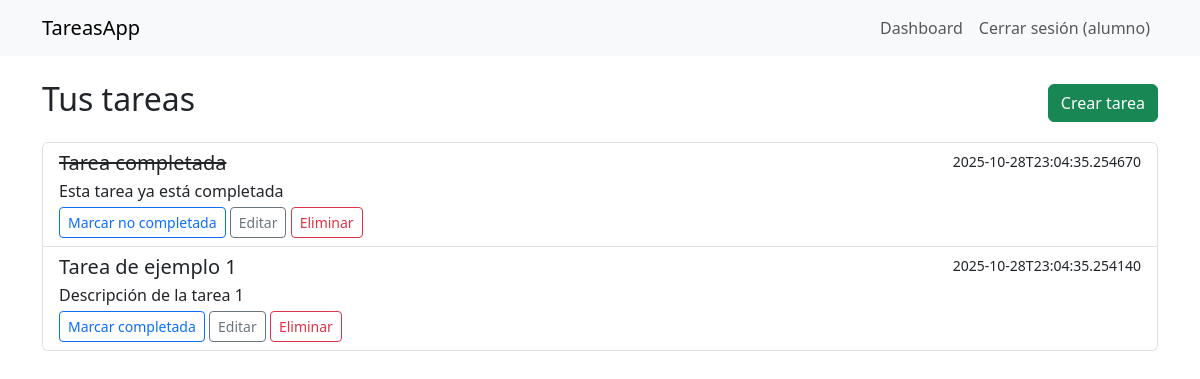
The app's page /dashboard (signed in) with its own data.
### tables this page shows
CREATE TABLE users (
    id INTEGER PRIMARY KEY AUTOINCREMENT,
    username TEXT UNIQUE NOT NULL,
    password_hash TEXT NOT NULL,
    created_at TEXT NOT NULL
);

CREATE TABLE tasks (
    id INTEGER PRIMARY KEY AUTOINCREMENT,
    title TEXT NOT NULL,
    description TEXT,
    completed INTEGER NOT NULL DEFAULT 0,
    user_id INTEGER NOT NULL,
    created_at TEXT NOT NULL
);

### app.py (the view)
@app.route('/dashboard')
@login_required
def dashboard():
    user = current_user()
    db = get_db()
    tasks = db.execute('SELECT * FROM tasks WHERE user_id = ? ORDER BY created_at DESC', (user['id'],)).fetchall()
    return render_template('dashboard.html', user=user, tasks=tasks)

### app.py (called while the page is built)
def get_db():
    db = getattr(g, '_database', None)
    if db is None:
        db = g._database = sqlite3.connect(DB_PATH)
        db.row_factory = sqlite3.Row
    return db

@app.before_request
def before_request():
    get_db()

@app.teardown_appcontext
def close_connection(exception):
    db = getattr(g, '_database', None)
    if db is not None:
        db.close()

def current_user():
    uid = session.get('user_id')
    if not uid:
        return None
    db = get_db()
    user = db.execute('SELECT id, username, created_at FROM users WHERE id = ?', (uid,)).fetchone()
    return user

def login_required(route_fn):
    from functools import wraps
    @wraps(route_fn)
    def wrapped(*args, **kwargs):
        if not current_user():
            flash('Necesitas iniciar sesión para acceder a esa página.', 'warning')
            return redirect(url_for('login'))
        return route_fn(*args, **kwargs)
    return wrapped

### templates/dashboard.html (shortened to what this page needs)
{% extends "layout.html" %}
{% block content %}
<div class="d-flex justify-content-between align-items-center mb-3">
  <h2>Tus tareas</h2>
  <a class="btn btn-success" href="{{ url_for('create_task') }}">Crear tarea</a>
</div>
{% if tasks %}
  <div class="list-group">
    {% for t in tasks %}
      <div class="list-group-item">
        <div class="d-flex w-100 justify-content-between">
          <h5 class="mb-1 {{ 'text-decoration-line-through' if t['completed'] else '' }}">{{ t['title'] }}</h5>
          <small>{{ t['created_at'] }}</small>
        </div>
        <p class="mb-1">{{ t['description'] }}</p>
        <div>
          <form style="display:inline" method="post" action="{{ url_for('toggle_task', task_id=t['id']) }}">
            <button class="btn btn-sm btn-outline-primary" type="submit">{{ 'Marcar no completada' if t['completed'] else 'Marcar completada' }}</button>
          </form>
          <a class="btn btn-sm btn-outline-secondary" href="{{ url_for('edit_task', task_id=t['id']) }}">Editar</a>
          <form style="display:inline" method="post" action="{{ url_for('delete_task', task_id=t['id']) }}">
            <button class="btn btn-sm btn-outline-danger" type="submit">Eliminar</button>
          </form>
        </div>
      </div>
    {% endfor %}
  </div>
{% else %}
  <p>No tienes tareas. Crea la primera!</p>
{% endif %}
{% endblock %}

### templates/layout.html (shortened to what this page needs)
<!doctype html>
<html lang="es">
<head>
    <link href="https://cdn.jsdelivr.net/npm/bootstrap@5.3.0/dist/css/bootstrap.min.css" rel="stylesheet">
</head>
<body>
<nav class="navbar navbar-expand-lg navbar-light bg-light mb-4">
  <div class="container">
    <a class="navbar-brand" href="{{ url_for('index') }}">TareasApp</a>
    <div>
      <ul class="navbar-nav me-auto mb-2 mb-lg-0">
        {% if user %}
          <li class="nav-item"><a class="nav-link" href="{{ url_for('dashboard') }}">Dashboard</a></li>
          <li class="nav-item"><a class="nav-link" href="{{ url_for('logout') }}">Cerrar sesión ({{ user['username'] }})</a></li>
        {% else %}
          <li class="nav-item"><a class="nav-link" href="{{ url_for('login') }}">Iniciar sesión</a></li>
          <li class="nav-item"><a class="nav-link" href="{{ url_for('register') }}">Registrarse</a></li>
        {% endif %}
      </ul>
    </div>
  </div>
</nav>
<div class="container">
    {% block content %}{% endblock %}
</div>
</body>
</html>

### records on screen
users: username "alumno"
tasks: title "Tarea completada", created_at "2025-10-28T23:04:35.254670", description "Esta tarea ya está completada", completed "Marcar no completada"
tasks: title "Tarea de ejemplo 1", created_at "2025-10-28T23:04:35.254140", description "Descripción de la tarea 1", completed "Marcar completada"
